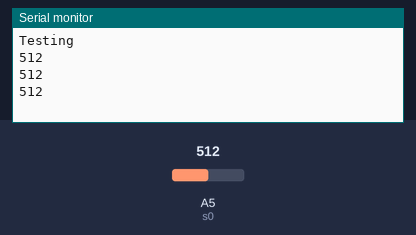
This sketch was run on a simulated Arduino Uno, built with avr-gcc and run on an emulated ATmega328P. On the bench: the last lines printed to the serial monitor. Inputs (shaded band) come from the test bench; at power-on: A5 (s0) = 512.

Above: at 1.3 s.
1.4 s: A5 (s0) set to 716
At 1.9 s:
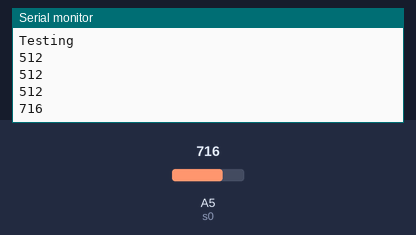
2.9 s: A5 (s0) set to 900
At 3.4 s:
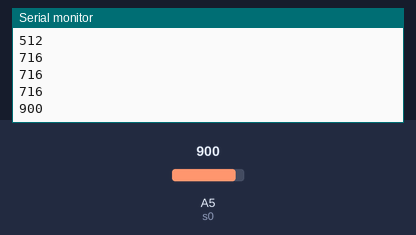
Timing chart, 0 to 5.9 s (numbered marks = the images above; inputs shaded):
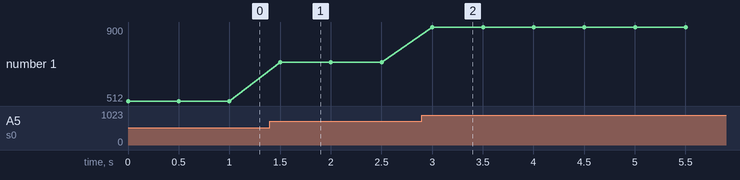

Measured:
- after the input at 1.4 s, the serial monitor: prints a new line after 0.10 s (image 1)
- after the input at 2.9 s, the serial monitor: prints a new line after 0.10 s (image 2)
- plotted number 1: 512 → 716 after the input at 1.4 s, 716 → 900 after the input at 2.9 s

The sketch:

sketch_mar25a.ino
```cpp
const byte s0 = A5;
//const byte s1 = A6;

//Row and Column pins default for arduino mini pro
const byte STATUS_pin = 8;
const byte COL_pin = 9;

void setup() {
  // put your setup code here, to run once:
  pinMode(s0, INPUT);
//  pinMode(s1, INPUT);
  Serial.begin(115200);
  Serial.println("Testing");
}

void loop() {
  // put your main code here, to run repeatedly:
//  if (Serial.available() > 0){
  int inByte = analogRead(A5);
  Serial.println(inByte);
  delay(500);
//  }
}
```
